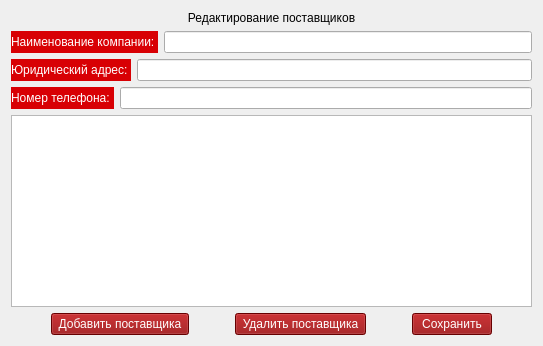
        <widget class="QWidget" name="page_5">
         <layout class="QVBoxLayout" name="verticalLayout_27">
          <item>
           <layout class="QVBoxLayout" name="verticalLayout_26">
            <item>
             <widget class="QLabel" name="label_34">
              <property name="styleSheet">
               <string notr="true">font: 11pt &quot;Comic Sans MS&quot;;</string>
              </property>
              <property name="text">
               <string>Редактирование поставщиков</string>
              </property>
              <property name="alignment">
               <set>Qt::AlignCenter</set>
              </property>
             </widget>
            </item>
           </layout>
          </item>
          <item>
           <layout class="QVBoxLayout" name="verticalLayout_28">
            <item>
             <layout class="QHBoxLayout" name="horizontalLayout_44">
              <item>
               <widget class="QLabel" name="label_37">
                <property name="styleSheet">
                 <string notr="true">background-color: rgb(216, 0, 4);
color: rgb(255, 255, 255);
font: 9pt &quot;Comic Sans MS&quot;;</string>
                </property>
                <property name="text">
                 <string>Наименование компании: </string>
                </property>
               </widget>
              </item>
              <item>
               <widget class="QLineEdit" name="edit_name_pr"/>
              </item>
             </layout>
            </item>
            <item>
             <layout class="QHBoxLayout" name="horizontalLayout_43">
              <item>
               <widget class="QLabel" name="label_36">
                <property name="styleSheet">
                 <string notr="true">background-color: rgb(216, 0, 4);
color: rgb(255, 255, 255);
font: 9pt &quot;Comic Sans MS&quot;;</string>
                </property>
                <property name="text">
                 <string>Юридический адрес: </string>
                </property>
               </widget>
              </item>
              <item>
               <widget class="QLineEdit" name="edit_address_pr"/>
              </item>
             </layout>
            </item>
            <item>
             <layout class="QHBoxLayout" name="horizontalLayout_40">
              <item>
               <widget class="QLabel" name="label_35">
                <property name="styleSheet">
                 <string notr="true">background-color: rgb(216, 0, 4);
color: rgb(255, 255, 255);
font: 9pt &quot;Comic Sans MS&quot;;</string>
                </property>
                <property name="text">
                 <string>Номер телефона: </string>
                </property>
               </widget>
              </item>
              <item>
               <widget class="QLineEdit" name="edit_phone_pr"/>
              </item>
             </layout>
            </item>
           </layout>
          </item>
          <item>
           <widget class="QTableWidget" name="table_provider"/>
          </item>
          <item>
           <layout class="QHBoxLayout" name="horizontalLayout_45">
            <item>
             <spacer name="horizontalSpacer_33">
              <property name="orientation">
               <enum>Qt::Horizontal</enum>
              </property>
              <property name="sizeHint" stdset="0">
               <size>
                <width>40</width>
                <height>20</height>
               </size>
              </property>
             </spacer>
            </item>
            <item>
             <widget class="QPushButton" name="btn_add_prov">
              <property name="styleSheet">
               <string notr="true">background-color: rgb(143, 0, 2);
font: 9pt &quot;Comic Sans MS&quot;;
color: rgb(255, 255, 255);</string>
              </property>
              <property name="text">
               <string> Добавить поставщика </string>
              </property>
             </widget>
            </item>
            <item>
             <spacer name="horizontalSpacer_34">
              <property name="orientation">
               <enum>Qt::Horizontal</enum>
              </property>
              <property name="sizeHint" stdset="0">
               <size>
                <width>40</width>
                <height>20</height>
               </size>
              </property>
             </spacer>
            </item>
            <item>
             <widget class="QPushButton" name="btn_del_prov">
              <property name="styleSheet">
               <string notr="true">background-color: rgb(143, 0, 2);
font: 9pt &quot;Comic Sans MS&quot;;
color: rgb(255, 255, 255);</string>
              </property>
              <property name="text">
               <string> Удалить поставщика </string>
              </property>
             </widget>
            </item>
            <item>
             <spacer name="horizontalSpacer_35">
              <property name="orientation">
               <enum>Qt::Horizontal</enum>
              </property>
              <property name="sizeHint" stdset="0">
               <size>
                <width>40</width>
                <height>20</height>
               </size>
              </property>
             </spacer>
            </item>
            <item>
             <widget class="QPushButton" name="btn_save_prov">
              <property name="styleSheet">
               <string notr="true">background-color: rgb(143, 0, 2);
font: 9pt &quot;Comic Sans MS&quot;;
color: rgb(255, 255, 255);</string>
              </property>
              <property name="text">
               <string> Сохранить </string>
              </property>
             </widget>
            </item>
            <item>
             <spacer name="horizontalSpacer_36">
              <property name="orientation">
               <enum>Qt::Horizontal</enum>
              </property>
              <property name="sizeHint" stdset="0">
               <size>
                <width>40</width>
                <height>20</height>
               </size>
              </property>
             </spacer>
            </item>
           </layout>
          </item>
         </layout>
        </widget>
